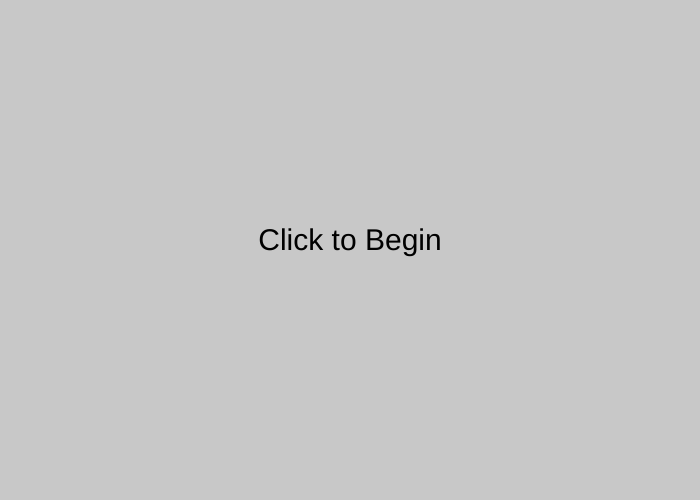
Frame 1 (no input)
Frame 60 (no input): identical to frame 1, image omitted
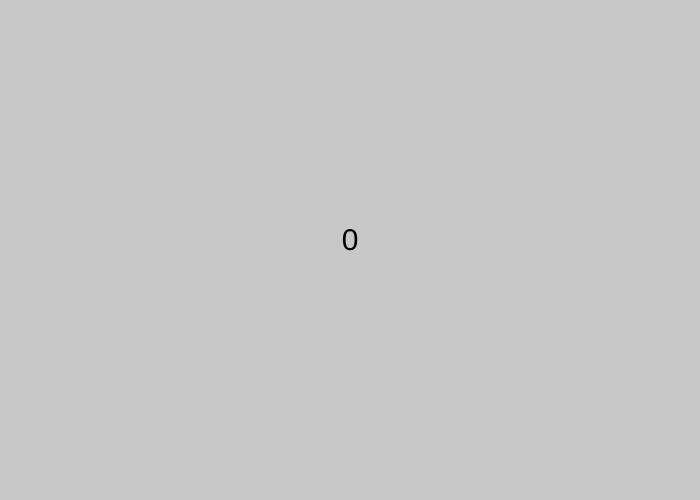
Frame 120 (the mouse pressed at the canvas centre since frame 60)

The p5.js sketch that drew these frames (run headless with seeded random() and noise() and a simulated clock; from frame 60 on, the mouse is pressed at the canvas centre):

// p5.js sketch
// ── sketch.js
// External Libraries + CSS Centering
// Adeeb Rahman
// 11.22.2024
//

let started = false;
let pos; let vel;
let totalBounces = 0;

function setup() {
  createCanvas(700, 500);
  textSize(30);
  textAlign(CENTER);

  pos = createVector(width/2, height/2);
  vel = createVector(5, 3); //(speed of x, speed of y)
}

function draw() {
  background(200);
  if (started === false) {
    text("Click to Begin", width/2, height/2);
    if (mouseIsPressed) {
      started = true;
    }
  }
  else {
    text(totalBounces, width/2, height/2);
  }
}

function updateBall() {
  pos.add(vel);
}
// ── style.css
html, body {
  margin: 0;
  padding: 0;
  background-color: rgb(150, 150, 150);
}

canvas {
  display: block;
  position: absolute;
  top: 50%;
  left: 50%;
  transform: translate(-50%, -50%);
}
